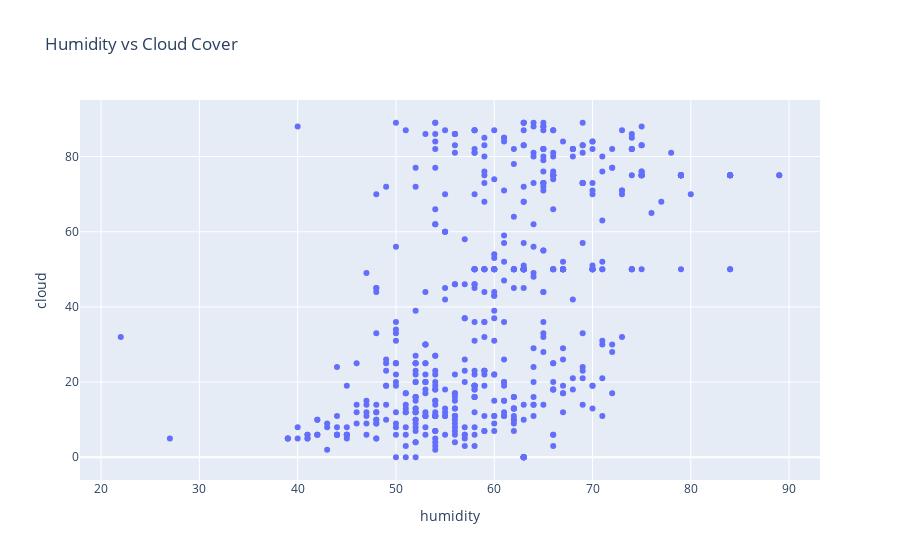

Write notebook code for a chart like this one.
### Code cell
# Humadity VS Cloud Cover
fig4 = px.scatter(weather_data, x="humidity", y="cloud", title="Humidity vs Cloud Cover")
fig4.show()

### Figure 1 — Plotly figure (JSON) as saved in the notebook; plotly's stock layout.template omitted (floating-point values rounded to 4 significant figures; data arrays with more than 128 entries replaced by an {"elided": "..."} marker saying what was removed)
{"data": [{"hovertemplate": "humidity=%{x}<br>cloud=%{y}<extra></extra>", "legendgroup": "", "marker": {"color": "#636efa", "symbol": "circle"}, "mode": "markers", "name": "", "orientation": "v", "showlegend": false, "type": "scatter", "x": {"elided": "572 int values"}, "xaxis": "x", "y": {"elided": "572 int values"}, "yaxis": "y"}], "layout": {"autosize": true, "legend": {"tracegroupgap": 0}, "title": {"text": "Humidity vs Cloud Cover"}, "xaxis": {"anchor": "y", "autorange": true, "domain": [0, 1], "range": [17.95, 93.05], "title": {"text": "humidity"}, "type": "linear"}, "yaxis": {"anchor": "x", "autorange": true, "domain": [0, 1], "range": [-7.345, 96.34], "title": {"text": "cloud"}, "type": "linear"}}}
